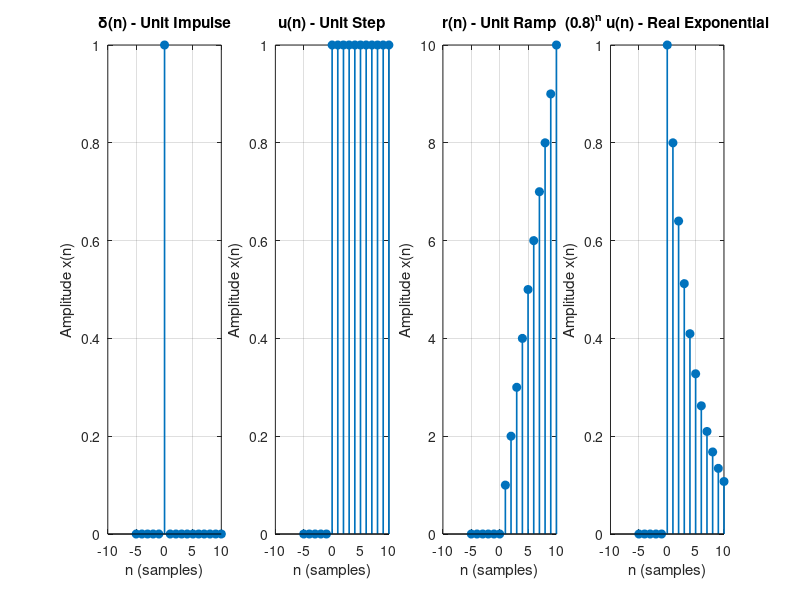

MATLAB code for this plot:
% COU 07506 Digital Signal Processing - Week 01 (Lab 0)
% Task 1.4: Elementary Discrete-Time Sequences in GNU Octave
% Student: DAUD SELEMANI DAUD | Reg No: 250242485225 | Class: BENG24COE-2

pkg load signal;

% Discrete-time index n from -5 to 10 (inclusive in Octave)
n = -5:10;

% Elementary sequences
delta = double(n == 0);          % Unit impulse \delta(n)
step  = double(n >= 0);          % Unit step u(n)
ramp  = n .* step;               % Unit ramp r(n) = n * u(n)
expo  = (0.8 .^ n) .* step;      % Real exponential (0.8)^n * u(n)

% Create figure and 1x4 subplots
hf = figure('visible', 'off', 'Position', [100, 100, 1300, 300]);

subplot(1, 4, 1);
stem(n, delta, 'filled', 'LineWidth', 1.2);
title('\delta(n) - Unit Impulse');
xlabel('n (samples)');
ylabel('Amplitude x(n)');
grid on;

subplot(1, 4, 2);
stem(n, step, 'filled', 'LineWidth', 1.2);
title('u(n) - Unit Step');
xlabel('n (samples)');
ylabel('Amplitude x(n)');
grid on;

subplot(1, 4, 3);
stem(n, ramp, 'filled', 'LineWidth', 1.2);
title('r(n) - Unit Ramp');
xlabel('n (samples)');
ylabel('Amplitude x(n)');
grid on;

subplot(1, 4, 4);
stem(n, expo, 'filled', 'LineWidth', 1.2);
title('(0.8)^n u(n) - Real Exponential');
xlabel('n (samples)');
ylabel('Amplitude x(n)');
grid on;

print(hf, 'task1_4_octave.png', '-dpng', '-r150');
disp('Task 1.4 Octave plot saved successfully to task1_4_octave.png');
